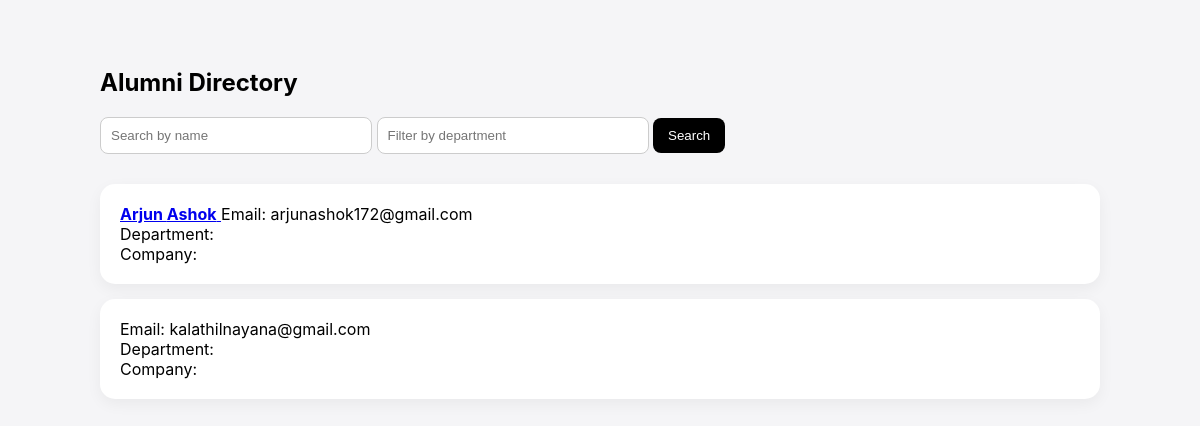
The page /directory/ (signed in) on the database as committed earlier.
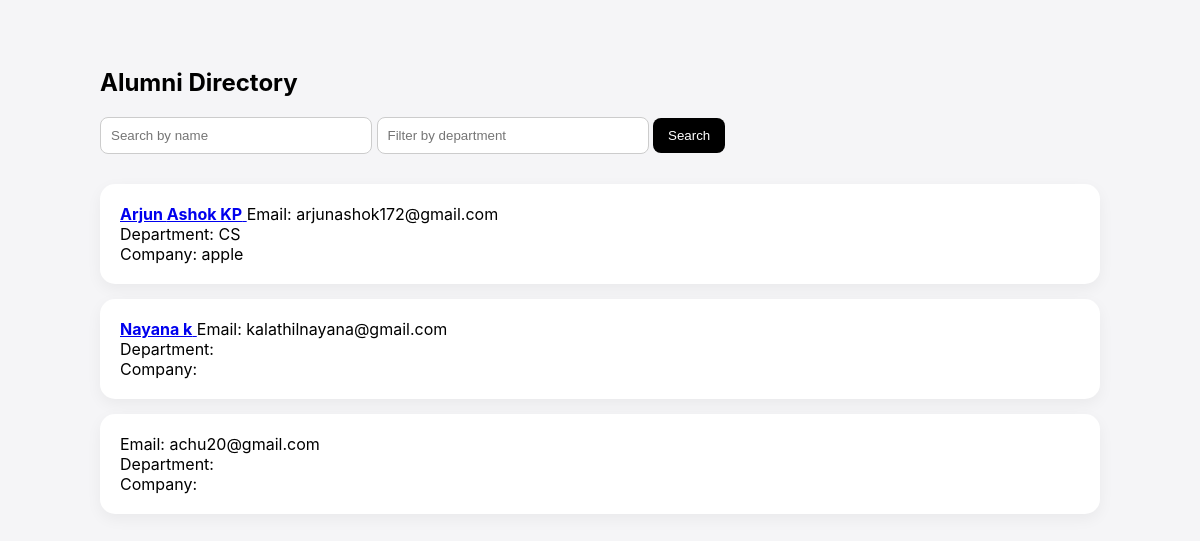
The same page on the database as committed later.
### alumni_module/models.py (models this page shows, shortened)
class AlumniProfile(models.Model):
    user = models.OneToOneField(User, on_delete=models.CASCADE)
    first_name = models.CharField(max_length=100, blank=True)
    last_name = models.CharField(max_length=100, blank=True)
    gender = models.CharField(max_length=20, blank=True)
    date_of_birth = models.DateField(null=True, blank=True)
    photo = models.ImageField(upload_to='photos/', null=True, blank=True)
    address = models.TextField(blank=True)
    city = models.CharField(max_length=100, blank=True)
    state = models.CharField(max_length=100, blank=True)
    country = models.CharField(max_length=100, blank=True)
    postal_code = models.CharField(max_length=20, blank=True)

class AcademicDetails(models.Model):
    user = models.OneToOneField(User, on_delete=models.CASCADE)
    student_id = models.CharField(max_length=50, blank=True)
    degree = models.CharField(max_length=100, blank=True)
    department = models.CharField(max_length=100, blank=True)
    college_name = models.CharField(max_length=200, blank=True)
    year_of_admission = models.IntegerField(null=True, blank=True)
    year_of_graduation = models.IntegerField(null=True, blank=True)
    achievements = models.TextField(blank=True)

class ProfessionalDetails(models.Model):
    user = models.OneToOneField(User, on_delete=models.CASCADE)
    current_designation = models.CharField(max_length=100, blank=True)
    current_company = models.CharField(max_length=100, blank=True)
    industry = models.CharField(max_length=100, blank=True)
    year_of_experience = models.IntegerField(null=True, blank=True)
    company_location = models.CharField(max_length=200, blank=True)
    linkedin_profile = models.URLField(blank=True)
    career_highlights = models.TextField(blank=True)

### alumni_module/views.py (the view)
# urls.py: path('directory/', views.alumni_directory, name='alumni_directory'),
@login_required
def alumni_directory(request):
    query = request.GET.get('q')
    department = request.GET.get('department')
    profiles = AlumniProfile.objects.all()
    verified_users = SystemMetadata.objects.filter(
        verified_by_admin=True
    ).values_list('user', flat=True)
    profiles = profiles.filter(user__in=verified_users)
    if query:
        profiles = profiles.filter(
            Q(first_name__icontains=query) |
            Q(last_name__icontains=query)
        )
    if department:
        profiles = profiles.filter(
            user__academicdetails__department__icontains=department
        )
    return render(request, 'alumni/alumni_directory.html', {
        'profiles': profiles
    })

### templates/alumni/alumni_directory.html (shortened to what this page needs)
<!DOCTYPE html>
<html>
<head>
</head>
<body>
<div class="container">
<h2>Alumni Directory</h2>
<div class="search-box">
    <form method="GET">
        <input type="text" name="q" placeholder="Search by name">
        <input type="text" name="department" placeholder="Filter by department">
        <button type="submit">Search</button>
    </form>
</div>
{% for profile in profiles %}
    <div class="card">
    <a href="{% url 'view_profile' profile.user.id %}">
        <strong>{{ profile.first_name }} {{ profile.last_name }}</strong>
    </a>
        Email: {{ profile.user.email }}<br>
        Department: {{ profile.user.academicdetails.department }}<br>
        Company: {{ profile.user.professionaldetails.current_company }}
    </div>
{% empty %}
    <p>No alumni found.</p>
{% endfor %}
</div>
</body>
</html>

### templates/alumni/alumni_directory.html (style rules this page uses)
body { font-family: -apple-system, BlinkMacSystemFont, sans-serif; background: #f5f5f7; padding: 40px; }
.container { max-width: 1000px; margin: auto; }
.search-box { margin-bottom: 30px; }
input { padding: 10px; width: 250px; border-radius: 8px; border: 1px solid #ccc; }
button { padding: 10px 15px; background: black; color: white; border: none; border-radius: 8px; }
.card { background: white; padding: 20px; border-radius: 15px; margin-bottom: 15px; box-shadow: 0 5px 15px rgba(0,0,0,0.05); }

Rows that differ between the two databases and show on the page:
changed AlumniProfile "Arjun": last_name "Ashok" → "Ashok KP"; user.academicdetails.department (not shown) → "CS"; user.professionaldetails.current_company (not shown) → "apple"
changed AlumniProfile "kalathilnayana@gmail.com": first_name (not shown) → "Nayana"; last_name (not shown) → "k"
added AlumniProfile: user.email "achu20@gmail.com"
